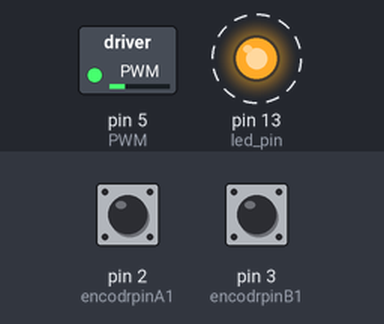
The sketch below on a simulated Arduino Uno, built with avr-gcc and run on an emulated ATmega328P. Parts: switched loads named in the sketch (green lamp = pin HIGH), output pins drawn as LEDs (lit = HIGH). Dashed ring = blinking. Inputs (shaded band) come from the test bench; at power-on: pin 2 (encodrpinA1) HIGH, pin 3 (encodrpinB1) HIGH. Pins used as bus, display or sensor lines are not drawn; what the sketch prints to the serial monitor is not drawn.

Above: at 1.26 s.
1.3 s: pin 2 (encodrpinA1) pulled LOW for 0.15 s
At 1.56 s:
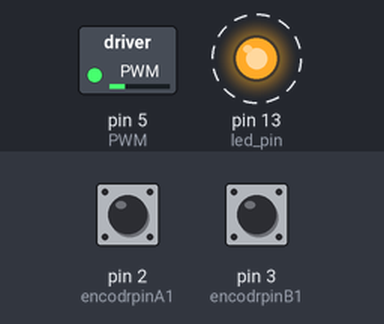
4.3 s: pin 2 (encodrpinA1) pulled LOW for 1 s
At 5.46 s:
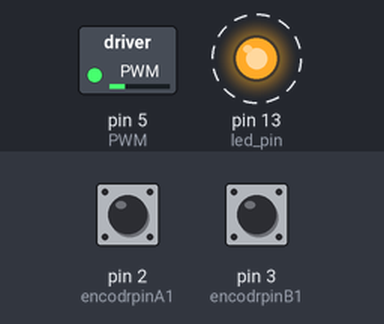
7.3 s: pin 2 (encodrpinA1) pulsed LOW 2 times (0.12 s each, 0.3 s apart)
At 7.46 s:
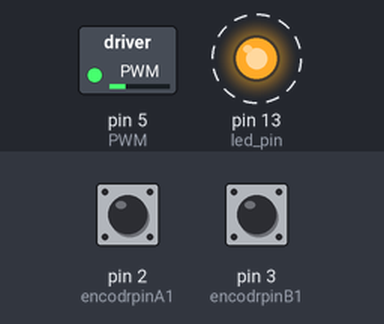
10.9 s: pin 2 (encodrpinA1) pulsed LOW 5 times (0.12 s each, 0.3 s apart)
At 11.16 s:
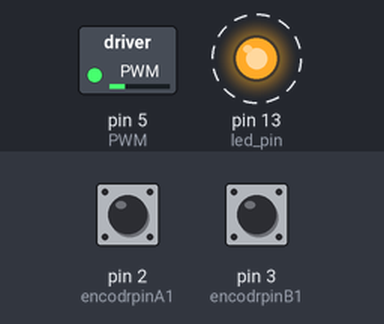
15.4 s: pin 2 (encodrpinA1) pulled LOW for 3.2 s
At 18.76 s:
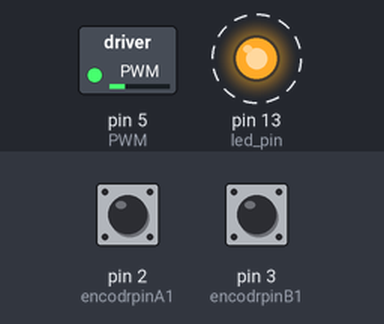
Timing chart, 0 to 21.1 s (numbered marks = the images above; inputs shaded):
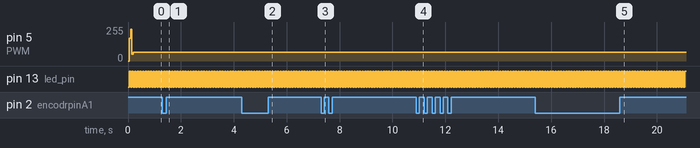

Measured:
- after the input at 1.3 s, pin 5 (PWM): 64/255 → 66/255 after 0.15 s, → 64/255 0.05 s later
- after the input at 4.3 s, pin 5 (PWM): 64/255 → 66/255 after 1.0 s, → 64/255 0.05 s later
- after the input at 7.3 s, pin 5 (PWM): alternates 66/255 for 0.05 s and 64/255 for 0.25 s, 4 changes in all, then stays 64/255, starting after 0.15 s
- after the input at 10.9 s, pin 5 (PWM): alternates 66/255 for 0.05 s and 64/255 for 0.25 s, 10 changes in all, then stays 64/255, starting after 0.15 s
- after the input at 15.4 s, pin 5 (PWM): 64/255 → 66/255 after 3.2 s, → 64/255 0.05 s later
- by itself, pin 13 (led_pin): alternates HIGH for 0.05 s and LOW for 0.05 s

The sketch:

Motor_angular_speed_contrl_2_____.ino
```cpp
/*
  MsTimer2 is a small and very easy to use library to interface Timer2 with
  humans. It's called MsTimer2 because it "hardcodes" a resolution of 1
  millisecond on timer2
  For Details see: http://www.arduino.cc/playground/Main/MsTimer2
*/
#include <MsTimer2.h>

#define encodrpinA1 2
#define encodrpinB1 3
#define INA 4
#define PWM 5
#define check_pin 6
// Switch on LED on and off each half second

volatile int32_t encoderPos = 0;
volatile int32_t encoderPos_old = 0;

int32_t target_Pos = 0;
int32_t pos_error = 0;
int32_t pos_error_old = 0;
int32_t pos_error_d = 0;

volatile float angular_speed = 0;
volatile float angular_speed_old = 0;

float target_angular_speed = 0;
float angular_speed_error = 0;
float angular_speed_error_old = 0;
float angular_speed_error_d = 0;
double angular_speed_error_sum = 0;

// PID gain angular position control
//float p = 1.6;
//float pd = 3.0;

// PID gain angular speed control
float pw = 1.2;
float pw_d = 2.01;
float pw_i = 3.4;

int pos_pid_pwm = 0;
int angular_pos_pid_pwm = 0;
int angular_speed_pid_pwm = 0;
int pwm = 0;

int dead_zone_threshold_positive = 14;
int dead_zone_threshold_negative = 13;

#if ARDUINO >= 100
const int led_pin = LED_BUILTIN;  // 1.0 built in LED pin var
#else
const int led_pin = 13;     // default to pin 13
#endif

void Timer()
{
  static boolean output = HIGH;

  digitalWrite(led_pin, output);
  digitalWrite(check_pin, output);
  output = !output;

  pos_error = target_Pos - encoderPos;
  pos_error_d = pos_error - pos_error_old;

  //pos_pid_control();

  angular_speed = encoderPos - encoderPos_old;
  angular_speed_error = target_angular_speed - angular_speed;
  angular_speed_error_d = angular_speed - angular_speed_old;
  angular_speed_error_sum += angular_speed_error;

  angular_speed_error_sum = (angular_speed_error_sum > 100) ? (angular_speed_error_sum = 100) : (angular_speed_error_sum = angular_speed_error_sum);
  angular_speed_error_sum = (angular_speed_error_sum < -100) ? (angular_speed_error_sum = -100) : (angular_speed_error_sum = angular_speed_error_sum);

  angular_speed_pid_control();

  angular_speed_old = angular_speed;
  encoderPos_old = encoderPos;
  pos_error_old = pos_error;


//  if(angular_speed_pid_pwm > 0)
//  {
//    motor_control(1, angular_speed_pid_pwm);
//  }
//
//  else{
//    motor_control(-1, angular_speed_pid_pwm);
//  }

  /*
  if(pos_pid_pwm > 0)
  {
    motor_control(1, pos_pid_pwm);
  }

  else{
    motor_control(-1, pos_pid_pwm);
  }
  */

  digitalWrite(check_pin, LOW);
}

int inverse_speed_mode(void)
{

  pwm = (10000*angular_speed_error + 26309)/3480;

  return pwm;
}
int angular_speed_pid_control(void){
  int angular_speed_pid_pwm1;
  angular_speed_pid_pwm1 = pw * angular_speed_error + pw_d * angular_speed_error_d + pw_i * angular_speed_error_sum;

  angular_speed_pid_pwm1 = (angular_speed_pid_pwm1 >= 255) ? angular_speed_pid_pwm1 = 255 : angular_speed_pid_pwm1 = angular_speed_pid_pwm1;
  angular_speed_pid_pwm1 = (angular_speed_pid_pwm1 <= -255) ? angular_speed_pid_pwm1 = -255 : angular_speed_pid_pwm1 = angular_speed_pid_pwm1;

  angular_speed_pid_pwm = dead_zone_pwm_correction(angular_speed_pid_pwm1);

  angular_speed_pid_pwm += inverse_speed_mode();
  if(angular_speed_pid_pwm > 0)
  {
    motor_control(1, angular_speed_pid_pwm);
  }

  else{
    motor_control(-1, -angular_speed_pid_pwm);
  }
}

int pos_pid_control(void){
  pos_pid_pwm = pw * angular_speed_error + pw_d * angular_speed_error_d;

  pos_pid_pwm = (pos_pid_pwm >= 255) ? pos_pid_pwm = 255 : pos_pid_pwm = pos_pid_pwm;
  pos_pid_pwm = (pos_pid_pwm <= -255) ? pos_pid_pwm = -255 : pos_pid_pwm = pos_pid_pwm;
}

int dead_zone_pwm_correction(int input_pwm){
  int pwm_out;

  if(input_pwm > 0)
  {
    pwm_out = input_pwm + dead_zone_threshold_positive;
  }
  else if(input_pwm < 0)
  {
    pwm_out = input_pwm - dead_zone_threshold_negative;
  }

  else{
    pwm_out = 0;
  }
  pwm_out = (pwm_out >= 255) ? pwm_out = 255 : pwm_out = pwm_out;
  pwm_out = (pwm_out <= -255) ? pwm_out = -255 : pwm_out = pwm_out;

  return pwm_out;
}

void interrupt_setup(void)
{
  delayMicroseconds(50);
  pinMode(encodrpinA1, INPUT_PULLUP);
  pinMode(encodrpinB1, INPUT_PULLUP);
  attachInterrupt(0, encoder, RISING);
}

void motor_control(int direc, int pwm)
{
  switch(direc)
  {
    case 1: digitalWrite(INA, LOW);
            analogWrite(PWM,pwm);
            break;
    case 0: digitalWrite(INA, LOW);
            analogWrite(PWM,0);
            break;
    case -1: digitalWrite(INA, HIGH);
            analogWrite(PWM,pwm);
            break;
  }
}

void encoder()
{
  if(digitalRead(encodrpinB1)==LOW){
    encoderPos++;
  }
  else{
    encoderPos--;
  }
}

void setup()
{
  pinMode(led_pin, OUTPUT);
  pinMode(check_pin, OUTPUT);
  MsTimer2::set(50, Timer); // 500ms period
  MsTimer2::start();
  interrupt_setup();
  Serial.begin(115200);
  Serial.println("pos, pos_error");
  target_Pos = 0;
}

void loop()
{
  target_angular_speed = 20;
  Serial.print(angular_speed);
  Serial.print(", ");
  Serial.print(angular_speed_error);
  Serial.print(", ");
  Serial.print(angular_speed_error_d);
  Serial.print(", ");
  Serial.print(angular_speed_error_sum);
  Serial.print(", ");
  Serial.print(angular_speed_pid_pwm);
  Serial.print(", ");
  Serial.println(pwm);
  /*
  if(abs(pos_error) >= 5)
  {
    Serial.print("encoderpos : ");
    Serial.print(encoderPos);
    Serial.print(", angular_speed_error : ");
    Serial.print(angular_speed_error);
    Serial.print(", angular_speed_error_sum : ");
    Serial.print(angular_speed_error_sum);
    Serial.print(", angular_speed : ");
    Serial.println(angular_speed);
  }
  */
}
```
